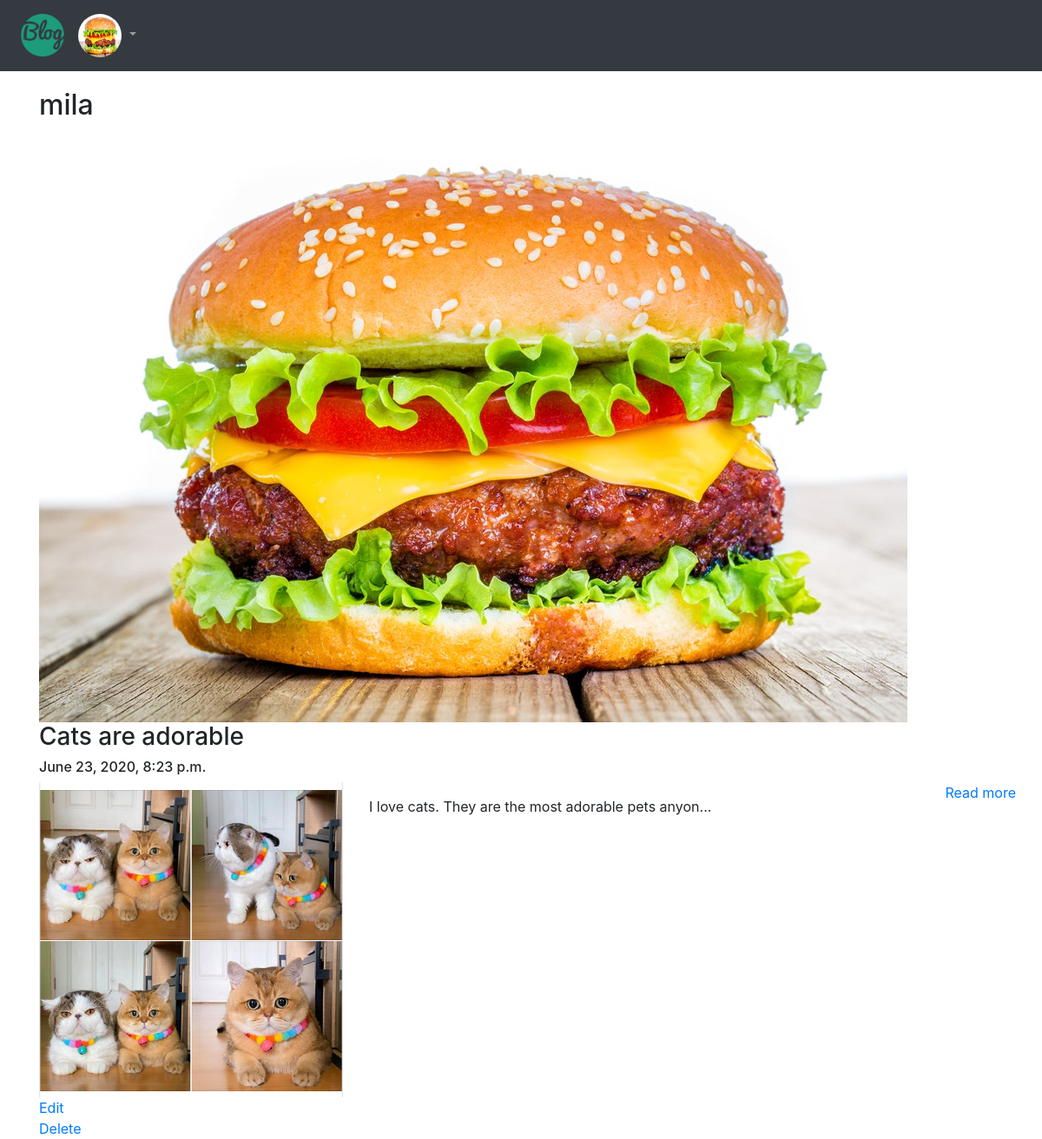
Page /blog/show_author/1/ (signed in) on the committed database.
### App_Login/models.py (models this page shows)
class UserProfile(models.Model):
    user = models.OneToOneField(User,related_name='user_profile',on_delete=models.CASCADE)
    profile_pic = models.ImageField(upload_to='profile_pics')

### App_Blog/models.py (models this page shows, shortened)
class Blog(models.Model):
    author = models.ForeignKey(User, on_delete = models.CASCADE, related_name="post_author")
    blog_title = models.CharField(max_length=264,verbose_name="Put a title")
    slug = models.SlugField(max_length=264,unique=True)
    blog_content = models.TextField(verbose_name="What is on your mind?")
    blog_image = models.ImageField(upload_to='blog_images')
    publish_date = models.DateTimeField(auto_now_add=True)
    update_date = models.DateTimeField(auto_now=True)
    class Meta:
        ordering = ('-publish_date',)

### App_Blog/views.py (the view)
# urls.py: path('show_author/<pk>/',views.show_user, name='show_user'),
def show_user(request,pk):
    blog = Blog.objects.get(pk=pk)
    return render(request,'App_Blog/show_user.html',context={'blog':blog})

### App_Blog/templatetags/custom_filters.py (called while the page is built)
def range_filter(value):
    return value[0:50] + "..."

### templates/App_Blog/show_user.html (shortened to what this page needs)
{% extends 'base.html' %}
{% load custom_filters %}
{% block body_block %}
<h2>{{ user.username }}</h2>
<img src="/media/{{user.user_profile.profile_pic}}">
{% for blog in user.post_author.all %}
<h3>{{ blog.blog_title }}</h3>
<h6>{{ blog.publish_date }}</h6>
<div class="row">
  <div class="col-sm-4">
    <img src="/media/{{blog.blog_image}}" width="100%">
  </div>
  <div class="col sm-8">
    <p>{{ blog.blog_content|range_filter|linebreaks }}</p>
  </div>
  <a href="{% url 'App_Blog:blog_details' slug=blog.slug %}">Read more</a>
</div>
<a href="{% url 'App_Blog:edit_blog' pk=blog.pk %}">Edit</a> <br> <a href="{% url 'App_Blog:delete_blog' pk=blog.pk %}">Delete</a>
{% endfor %}
{% endblock %}

### templates/base.html (shortened to what this page needs)
<!DOCTYPE html>
<html>
<head>
  <link rel="stylesheet" href="https://maxcdn.bootstrapcdn.com/bootstrap/4.4.1/css/bootstrap.min.css">
  <link href="https://maxcdn.bootstrapcdn.com/font-awesome/4.7.0/css/font-awesome.min.css" rel="stylesheet">
	<link type="text/css" rel="stylesheet" href="/asset/css/font-awesome.min.css">
</head>
<body>
	<nav class="navbar navbar-expand-sm bg-dark navbar-dark">
    <ul class="navbar-nav">
      <li class="nav-item">
        <a class="nav-link" href="{% url 'index' %}"><img src="/media/logo.png" width="50px"></a>
      </li>
			{% if user.is_authenticated %}
			<div class="nav-item dropdown">
				{% if user.user_profile.profile_pic %}
				<a class="nav-link dropdown-toggle" href="#" id="navbardrop" data-toggle="dropdown">
					<img src="/media/{{user.user_profile.profile_pic}}" class="rounded-circle" width="50px" height="50px">
				</a>
				{% else %}
				<a class="nav-link dropdown-toggle" href="#" id="navbardrop" data-toggle="dropdown">
					<img src="/media/profile_pics/gulgul.jpg" class="rounded-circle" width="50px" height="50px">
				</a>
				{% endif %}
			</div>
			{% endif %}
    </ul>
  </nav>
	<div class="container" style="padding-top: 20px">
		{% block body_block %}
		{% endblock %}
	</div>
</body>
</html>

### rows in the picture
Blog: blog_title "Cats are adorable", publish_date "June 23, 2020, 8:23 p.m.", blog_image (picture), blog_content|range_filter "I love cats. They are the most adorable pets anyon..."

### other values in the picture
{{ user.username }} "mila"
